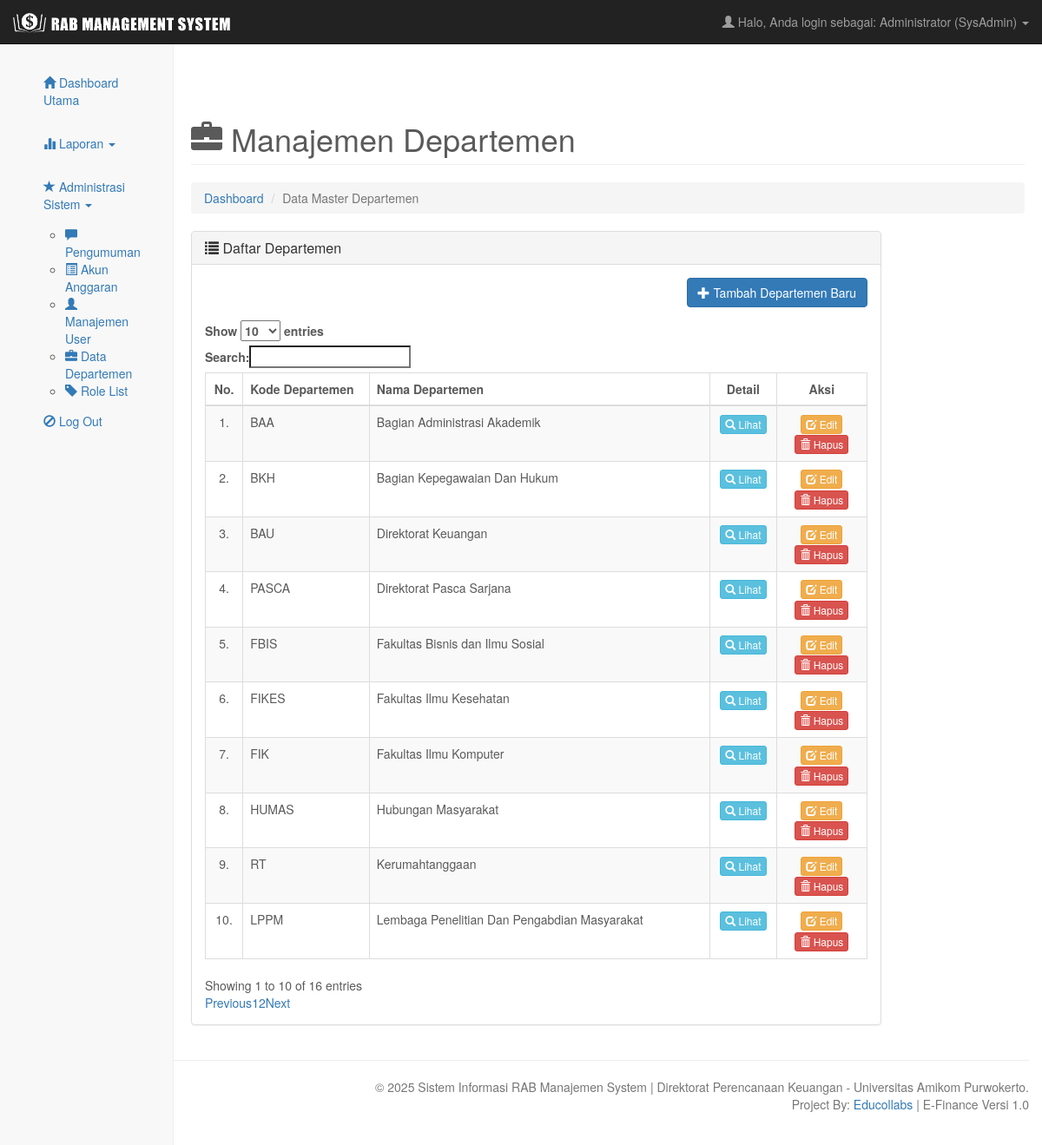
Page /dashboard.php?page=departemen_list.php (signed in) on the committed database.
### tables this page shows
CREATE TABLE IF NOT EXISTS `departemen` (
  `id_departemen` int NOT NULL AUTO_INCREMENT,
  `nama_departemen` varchar(100) NOT NULL,
  `deskripsi` text,
  `kode_departemen` varchar(10) DEFAULT NULL,
  PRIMARY KEY (`id_departemen`),
  UNIQUE KEY `nama_departemen` (`nama_departemen`)
);

### pages/sysadmin/departemen_list.php (the view, shortened to what this page needs)
<?php
include 'config/conn.php';
$query_list = "SELECT id_departemen, kode_departemen, nama_departemen, deskripsi FROM departemen ORDER BY nama_departemen ASC";
$result_list = mysqli_query($conn, $query_list);
?>
<div class="row">
    <div class="col-lg-12">
        <h1 class="page-header">
            <span class="glyphicon glyphicon-briefcase"></span> Manajemen Departemen
        </h1>
        <ol class="breadcrumb">
            <li><a href="dashboard.php">Dashboard</a></li>
            <li class="active">Data Master Departemen</li>
        </ol>
    </div>
</div>
<div class="row">
    <div class="col-lg-10">
        <div class="panel panel-default">
            <div class="panel-heading">
                <h3 class="panel-title"><i class="glyphicon glyphicon-list"></i> Daftar Departemen</h3>
            </div>
            <div class="panel-body">
                <div class="text-right" style="margin-bottom: 15px;">
                    <a href="dashboard.php?page=departemen_add.php" class="btn btn-primary">
                        <span class="glyphicon glyphicon-plus"></span> Tambah Departemen Baru
                    </a>
                </div>
                <div class="table-responsive">
                    <table class="table table-bordered table-hover table-striped" id="departemenTable">
                        <thead>
                            <tr>
                                <th class="text-center" width="5%">No.</th>
                                <th width="20%">Kode Departemen</th>
                                <th>Nama Departemen</th>
                                <th class="text-center" width="10%">Detail</th>
                                <th class="text-center" width="15%">Aksi</th>
                            </tr>
                        </thead>
                        <tbody>
                            <?php
                            $no = 1;
                            if (mysqli_num_rows($result_list) > 0):
                                while($data = mysqli_fetch_assoc($result_list)):
                            ?>
                            <tr>
                                <td class="text-center"><?php echo $no++; ?>.</td>
                                <td><?php echo htmlspecialchars($data['kode_departemen']); ?></td>
                                <td><?php echo htmlspecialchars($data['nama_departemen']); ?></td>
                                <td class="text-center">
                                    <button type="button"
                                            class="btn btn-info btn-xs btn-lihat-detail"
                                            data-toggle="modal"
                                            data-target="#detailModal"
                                            data-nama="<?php echo htmlspecialchars($data['nama_departemen']); ?>"
                                            data-deskripsi="<?php echo htmlspecialchars($data['deskripsi']); ?>">
                                        <span class="glyphicon glyphicon-search"></span> Lihat
                                    </button>
                                </td>
                                <td class="text-center">
                                    <a href="dashboard.php?page=departemen_edit.php&id=<?php echo $data['id_departemen']; ?>" class="btn btn-warning btn-xs">
                                        <span class="glyphicon glyphicon-edit"></span> Edit
                                    </a>
                                    <a href="dashboard.php?page=departemen_list.php&action=delete&id=<?php echo $data['id_departemen']; ?>"
                                       class="btn btn-danger btn-xs"
                                       onclick="return confirm('Apakah Anda yakin ingin menghapus departemen ini?');">
                                        <span class="glyphicon glyphicon-trash"></span> Hapus
                                    </a>
                                </td>
                            </tr>
                            <?php
                                endwhile;
                            else:
                            ?>
                            <tr>
                                <td colspan="5" class="text-center">Belum ada data departemen yang terdaftar.</td>
                            </tr>
                            <?php endif; ?>
                        </tbody>
                    </table>
                </div>
            </div>
        </div>
    </div>
</div>

### assets/css/carousel.css (style rules this page uses)
body { padding-bottom: 40px; color: #5a5a5a; }

### dashboard.php (style rules this page uses)
body { padding-top: 70px; }

### includes/header.php (style rules this page uses)
body { padding-top: 100px; }

### rows in the picture
departemen: kode_departemen "BAA", nama_departemen "Bagian Administrasi Akademik"
departemen: kode_departemen "BKH", nama_departemen "Bagian Kepegawaian Dan Hukum"
departemen: kode_departemen "BAU", nama_departemen "Direktorat Keuangan"
departemen: kode_departemen "PASCA", nama_departemen "Direktorat Pasca Sarjana"
departemen: kode_departemen "FBIS", nama_departemen "Fakultas Bisnis dan Ilmu Sosial"
departemen: kode_departemen "FIKES", nama_departemen "Fakultas Ilmu Kesehatan"
departemen: kode_departemen "FIK", nama_departemen "Fakultas Ilmu Komputer"
departemen: kode_departemen "HUMAS", nama_departemen "Hubungan Masyarakat"
departemen: kode_departemen "RT", nama_departemen "Kerumahtanggaan"
departemen: kode_departemen "LPPM", nama_departemen "Lembaga Penelitian Dan Pengabdian Masyarakat"

### other values in the picture
$nama_user "Administrator"
$role_user "SysAdmin"
